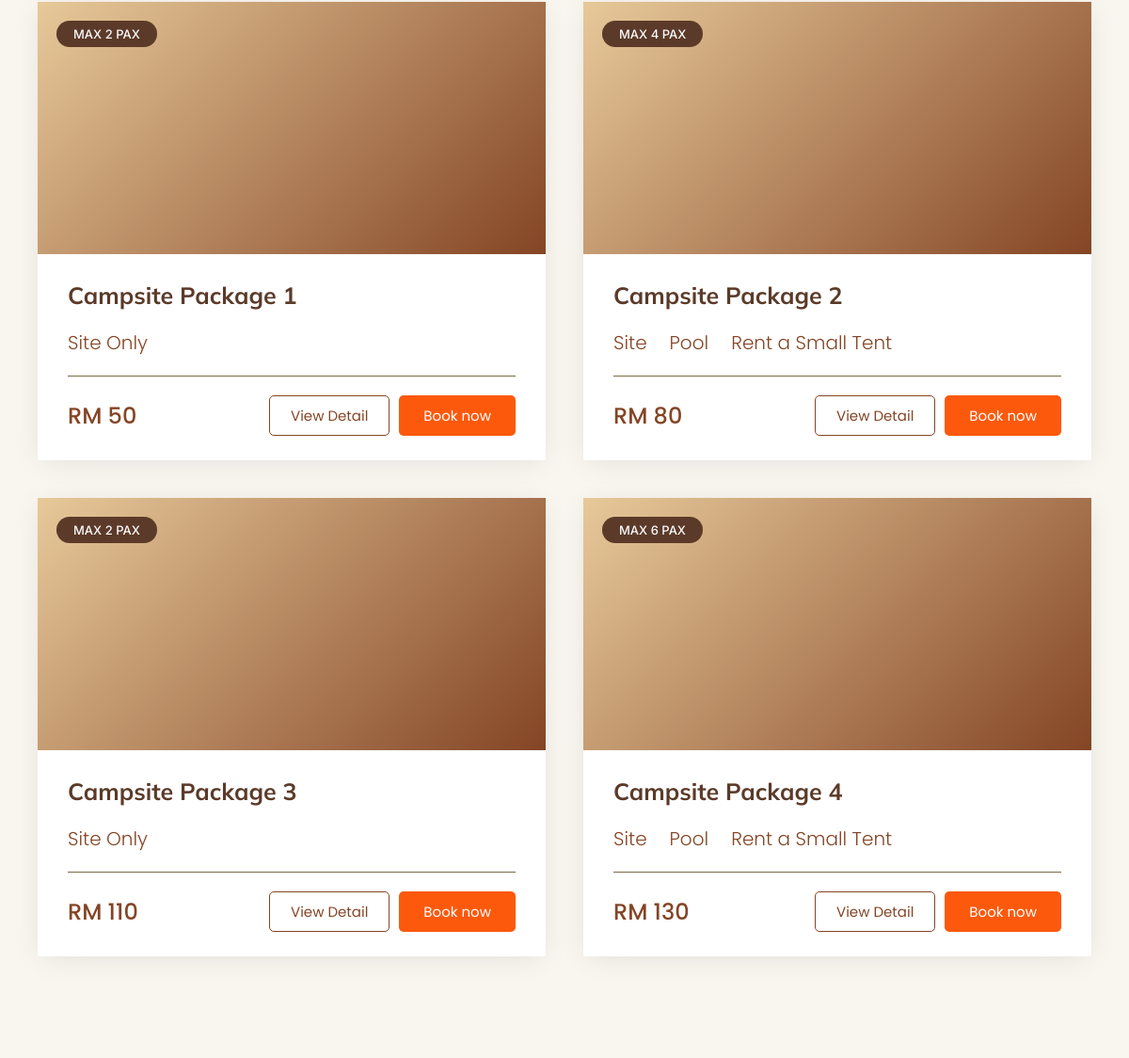
The page /customer/campsite.php (middle part) on the database as committed earlier.
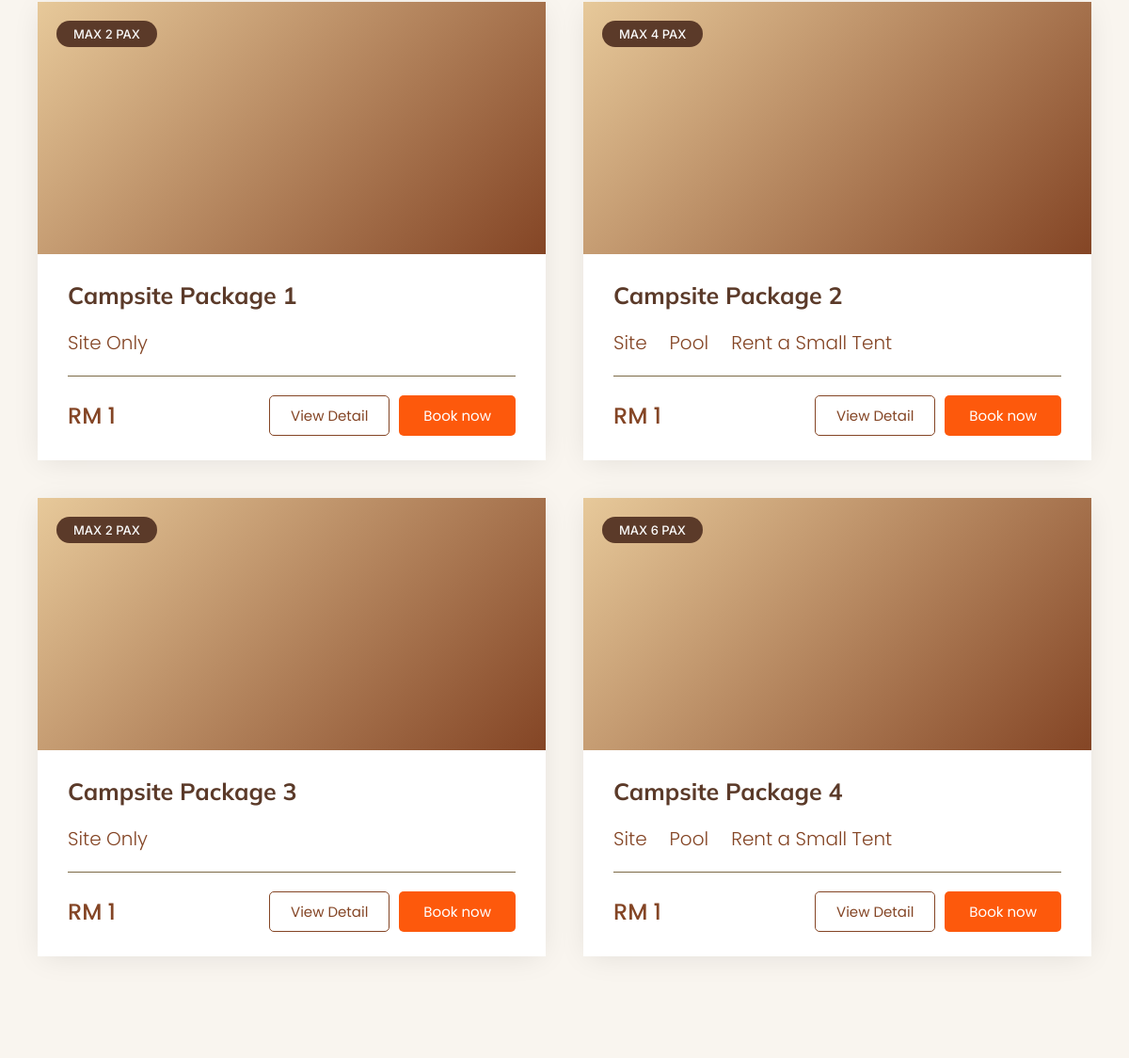
The same page on the database as committed later.
### tables this page shows
CREATE TABLE `accommodation` (
  accommodation_id   INT UNSIGNED AUTO_INCREMENT PRIMARY KEY,
  accommodation_name VARCHAR(100) NOT NULL,
  accommodation_type ENUM('Villa','Campsite') NOT NULL,
  price              DECIMAL(10,2) NOT NULL COMMENT 'weekday / base rate per night, used for all booking calculations',
  price_weekend      DECIMAL(10,2) NULL COMMENT 'display only — not applied to booking totals yet',
  price_holiday      DECIMAL(10,2) NULL COMMENT 'display only — not applied to booking totals yet',
  capacity           INT UNSIGNED NOT NULL,
  pax_label          VARCHAR(30) NULL COMMENT 'display string e.g. "4-5 PAX", falls back to "Max N guests"',
  features           TEXT NULL COMMENT 'one feature per line, e.g. "Wifi\nAircond\nSea View"',
  description        TEXT,
  status             ENUM('available','unavailable','maintenance') NOT NULL DEFAULT 'available',
  image              VARCHAR(255),
  door_code          VARCHAR(20) COMMENT 'lock box / door code shown to the guest in the check-in reminder'
);

### customer/campsite.php (called while the page is built, shortened)
<?php
require_once __DIR__ . '/../includes/db.php';
$campsites = $pdo->query(
    "SELECT * FROM accommodation WHERE accommodation_type = 'Campsite' AND status = 'available' ORDER BY accommodation_id"
)->fetchAll();
require __DIR__ . '/views/campsite.view.php';

### customer/views/campsite.view.php (the view, shortened to what this page needs)
<?php include __DIR__ . '/../../includes/header.php'; ?>
  <section class="packages" id="packages">
    <div class="container package-grid">
      <?php foreach ($campsites as $campsite):
        $searchText = strtolower(($campsite['features'] ?? '') . ' ' . ($campsite['description'] ?? ''));
        $hasPool = strpos($searchText, 'pool') !== false;
        $hasTent = strpos($searchText, 'tent') !== false;
        $siteLabel = ($hasPool || $hasTent) ? 'Site' : 'Site Only';
        $mediaStyle = $campsite['image'] ? ' style="background-image:url(\'' . htmlspecialchars($campsite['image']) . '\');background-size:cover;background-position:center;"' : '';
      ?>
      <article class="package-card">
        <div class="package-media"<?= $mediaStyle ?>>
          <div class="package-badges">
            <span class="badge">MAX <?= (int) $campsite['capacity'] ?> PAX</span>
          </div>
        </div>
        <div class="package-body">
          <h3 class="package-name"><?= htmlspecialchars($campsite['accommodation_name']) ?></h3>
          <div class="package-features">
            <div class="feature"><?= $icons['site'] ?><span><?= $siteLabel ?></span></div>
            <?php if ($hasPool): ?>
              <div class="feature"><?= $icons['pool'] ?><span>Pool</span></div>
            <?php endif; ?>
            <?php if ($hasTent): ?>
              <div class="feature"><?= $icons['tent'] ?><span>Rent a Small Tent</span></div>
            <?php endif; ?>
          </div>
          <hr class="package-divider">
          <div class="package-footer">
            <span class="package-price">RM <?= number_format((float) $campsite['price'], 0) ?></span>
            <div class="package-actions">
              <a href="detail.php?id=<?= (int) $campsite['accommodation_id'] ?>" class="btn view-detail">View Detail</a>
              <a href="bookingform.php?accommodation=<?= urlencode($campsite['accommodation_name']) ?>" class="btn book-now">Book now</a>
            </div>
          </div>
        </div>
      </article>
      <?php endforeach; ?>
    </div>
  </section>
<?php include __DIR__ . '/../../includes/footer.php'; ?>

Rows that differ between the two databases and show on the page:
changed accommodation "Campsite Package 1": price "50" → "1"
changed accommodation "Campsite Package 2": price "80" → "1"
changed accommodation "Campsite Package 3": price "110" → "1"
changed accommodation "Campsite Package 4": price "130" → "1"
